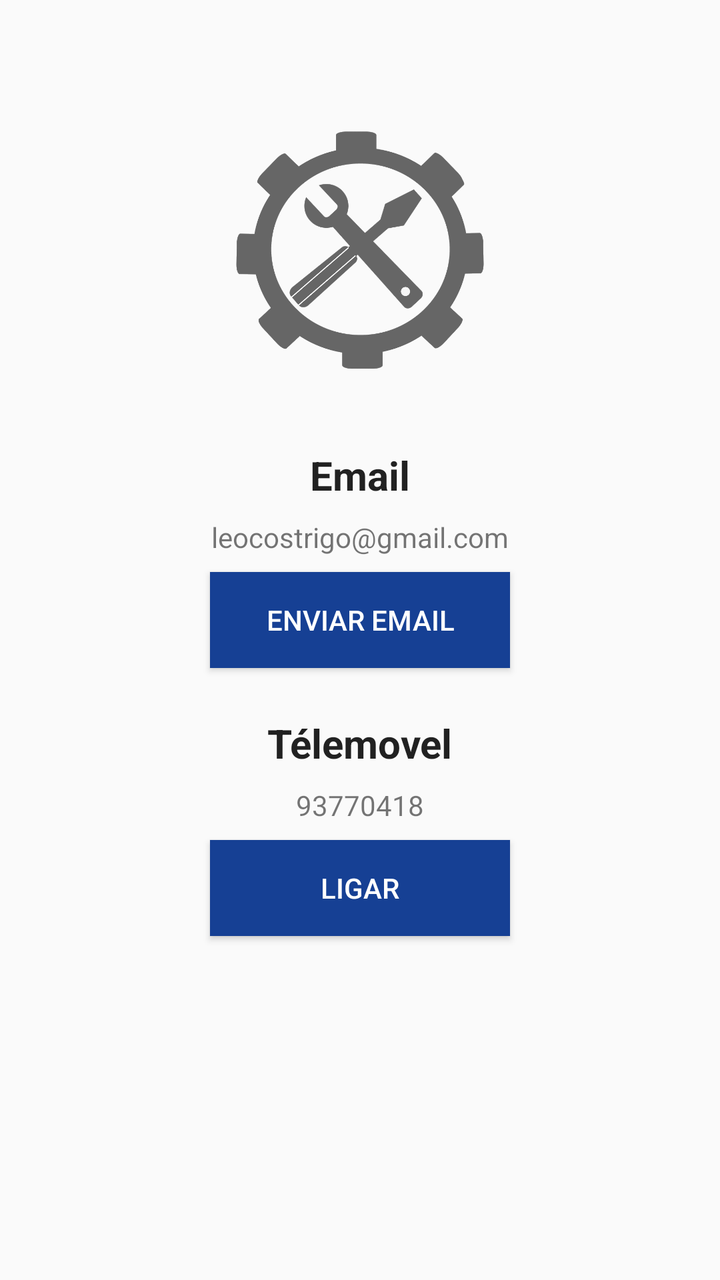
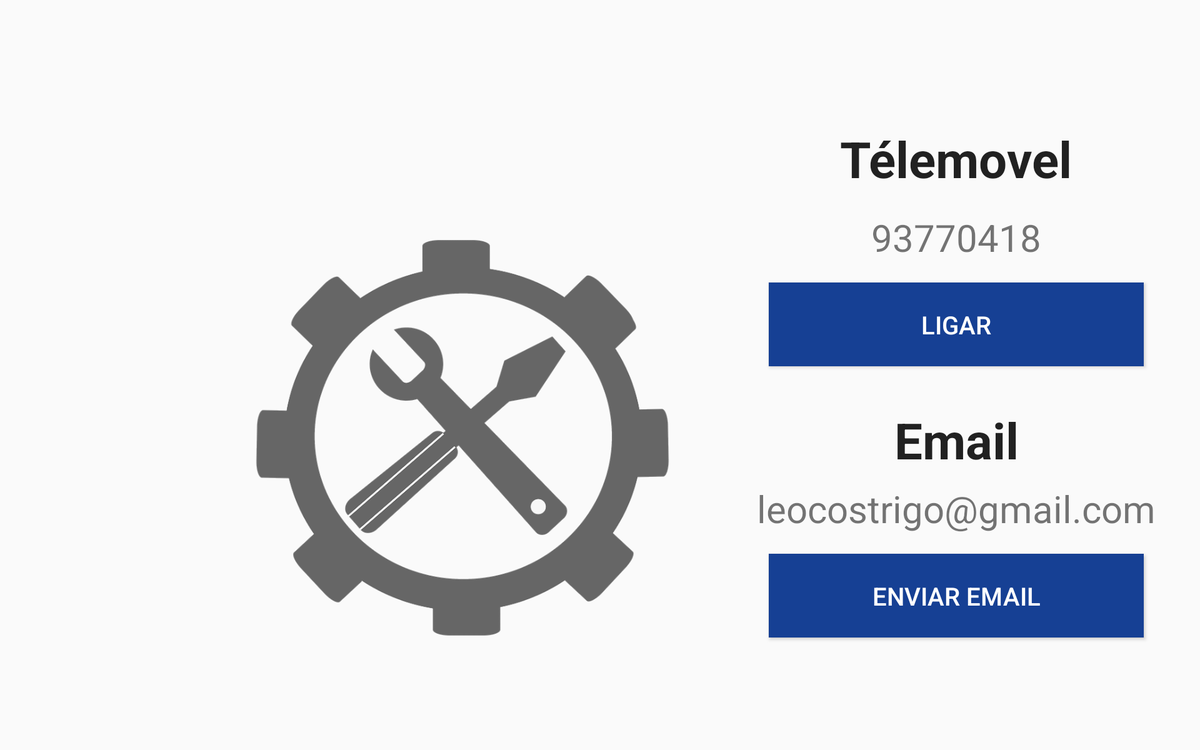

First picture: res/layout/ on a phone held upright. Second picture: the repository's own variant of that layout, on a device whose configuration matches the variant's folder. Source for both follows.
<!-- AndroidManifest.xml: application theme AppTheme -->
<!-- res/layout/fragment_support.xml -->
<?xml version="1.0" encoding="utf-8"?>
<androidx.constraintlayout.widget.ConstraintLayout
    xmlns:android="http://schemas.android.com/apk/res/android"
    xmlns:app="http://schemas.android.com/apk/res-auto"
    android:layout_width="match_parent"
    android:layout_height="match_parent">

    <ImageView
        android:id="@+id/image_suporte"
        android:layout_width="150dp"
        android:layout_height="150dp"
        android:layout_marginTop="50dp"
        android:src="@drawable/sup"
        app:layout_constraintLeft_toLeftOf="parent"
        app:layout_constraintRight_toRightOf="parent"
        app:layout_constraintTop_toTopOf="parent" />

    <TextView
        android:id="@+id/label_telemovel"
        android:layout_width="wrap_content"
        android:layout_height="wrap_content"
        android:layout_marginTop="24dp"
        android:text="@string/telemovel"
        android:textStyle="bold"
        android:textSize="20sp"
        android:textAppearance="@style/TextAppearance.AppCompat.Body1"
        app:layout_constraintLeft_toLeftOf="parent"
        app:layout_constraintRight_toRightOf="parent"
        app:layout_constraintTop_toBottomOf="@+id/button_email"/>

    <TextView
        android:id="@+id/telemovel"
        android:layout_width="wrap_content"
        android:layout_height="wrap_content"
        android:layout_marginTop="8dp"
        android:text="93770418"
        app:layout_constraintLeft_toLeftOf="parent"
        app:layout_constraintRight_toRightOf="parent"
        app:layout_constraintTop_toBottomOf="@id/label_telemovel"/>

    <Button
        android:id="@+id/button_ligar"
        android:layout_width="150dp"
        android:layout_height="wrap_content"
        android:layout_marginTop="8dp"
        android:drawableStart="@drawable/call"
        android:text="@string/call"
        android:drawableTint="#FFF"
        android:padding="10dp"
        android:textColor="#FFF"
        app:layout_constraintLeft_toLeftOf="parent"
        app:layout_constraintRight_toRightOf="parent"
        android:background="#164094"
        app:layout_constraintTop_toBottomOf="@id/telemovel" />


    <TextView
        android:id="@+id/label_email"
        android:layout_width="wrap_content"
        android:layout_height="wrap_content"
        android:layout_marginTop="24dp"
        android:text="Email"
        android:textStyle="bold"
        android:textSize="20sp"
        android:textAppearance="@style/TextAppearance.AppCompat.Body1"
        app:layout_constraintLeft_toLeftOf="parent"
        app:layout_constraintRight_toRightOf="parent"
        app:layout_constraintTop_toBottomOf="@+id/image_suporte" />

    <TextView
        android:id="@+id/email"
        android:layout_width="wrap_content"
        android:layout_height="wrap_content"
        android:layout_marginTop="8dp"
        android:text="leocostrigo@gmail.com"
        app:layout_constraintLeft_toLeftOf="parent"
        app:layout_constraintRight_toRightOf="parent"
        app:layout_constraintTop_toBottomOf="@id/label_email" />

    <Button
        android:id="@+id/button_email"
        android:layout_width="150dp"
        android:layout_height="wrap_content"
        android:layout_marginTop="8dp"
        android:textColor="#FFF"
        android:drawableStart="@drawable/email"
        android:drawableTint="#FFF"
        android:padding="10dp"
        android:text="@string/enviar_email"
        android:background="#164094"
        app:layout_constraintLeft_toLeftOf="parent"
        app:layout_constraintRight_toRightOf="parent"
        app:layout_constraintTop_toBottomOf="@id/email" />

</androidx.constraintlayout.widget.ConstraintLayout>
<!-- resources referenced by this layout -->
<resources>
  <!-- drawable sup: png bitmap (drawable, 93371 bytes) -->
  <string name="call">Ligar</string>
  <string name="enviar_email">Enviar Email</string>
  <string name="telemovel">Télemovel</string>
  <style name="AppTheme" parent="Theme.AppCompat.Light.DarkActionBar">
          
          <item name="colorPrimary">#000</item>
          <item name="colorPrimaryDark">#000</item>
          <item name="colorAccent">#000</item>
      </style>
</resources>
<!-- res/layout-large-land/fragment_support.xml (the repository's variant of the layout above) -->
<!-- drawn on a 7-inch tablet turned sideways -->
<?xml version="1.0" encoding="utf-8"?>
<androidx.constraintlayout.widget.ConstraintLayout
    xmlns:android="http://schemas.android.com/apk/res/android"
    xmlns:app="http://schemas.android.com/apk/res-auto"
    android:layout_width="match_parent"
    android:layout_height="match_parent">

    <ImageView
        android:id="@+id/image_suporte"
        android:layout_width="400dp"
        android:layout_height="400dp"
        android:layout_marginTop="150dp"
        android:layout_marginLeft="170dp"
        android:src="@drawable/sup"
        app:layout_constraintLeft_toLeftOf="parent"
        app:layout_constraintTop_toTopOf="parent" />

    <TextView
        android:id="@+id/label_telemovel"
        android:layout_width="wrap_content"
        android:layout_height="wrap_content"
        android:layout_marginTop="100dp"
        android:text="@string/telemovel"
        android:textStyle="bold"
        android:textSize="40sp"
        android:textAppearance="@style/TextAppearance.AppCompat.Body1"
        app:layout_constraintLeft_toRightOf="@id/image_suporte"
        app:layout_constraintRight_toRightOf="parent"
        app:layout_constraintTop_toTopOf="parent"/>

    <TextView
        android:id="@+id/telemovel"
        android:layout_width="wrap_content"
        android:layout_height="wrap_content"
        android:layout_marginTop="16dp"
        android:textSize="30sp"
        android:text="93770418"
        app:layout_constraintRight_toRightOf="parent"
        app:layout_constraintLeft_toRightOf="@id/image_suporte"
        app:layout_constraintTop_toBottomOf="@id/label_telemovel"/>

    <Button
        android:id="@+id/button_ligar"
        android:layout_width="300dp"
        android:layout_height="wrap_content"
        android:layout_marginTop="16dp"
        android:drawableStart="@drawable/call"
        android:text="@string/call"
        android:drawableTint="#FFF"
        android:textSize="20sp"
        android:padding="20dp"
        android:textColor="#FFF"
        app:layout_constraintLeft_toRightOf="@id/image_suporte"
        app:layout_constraintRight_toRightOf="parent"
        android:background="#164094"
        app:layout_constraintTop_toBottomOf="@id/telemovel" />


    <TextView
        android:id="@+id/label_email"
        android:layout_width="wrap_content"
        android:layout_height="wrap_content"
        android:text="Email"
        android:textStyle="bold"
        android:textSize="40sp"
        android:layout_marginTop="32dp"
        android:textAppearance="@style/TextAppearance.AppCompat.Body1"
        app:layout_constraintLeft_toRightOf="@id/image_suporte"
        app:layout_constraintRight_toRightOf="parent"
        app:layout_constraintTop_toBottomOf="@+id/button_ligar" />

    <TextView
        android:id="@+id/email"
        android:layout_width="wrap_content"
        android:layout_height="wrap_content"
        android:layout_marginTop="8dp"
        android:textSize="30sp"
        android:text="leocostrigo@gmail.com"
        app:layout_constraintLeft_toRightOf="@id/image_suporte"
        app:layout_constraintRight_toRightOf="parent"
        app:layout_constraintTop_toBottomOf="@id/label_email" />

    <Button
        android:id="@+id/button_email"
        android:layout_width="300dp"
        android:layout_height="wrap_content"
        android:layout_marginTop="16dp"
        android:textColor="#FFF"
        android:drawableStart="@drawable/email"
        android:drawableTint="#FFF"
        android:padding="20dp"
        android:text="@string/enviar_email"
        android:background="#164094"
        android:textSize="20sp"
        app:layout_constraintLeft_toRightOf="@id/image_suporte"
        app:layout_constraintRight_toRightOf="parent"
        app:layout_constraintTop_toBottomOf="@id/email" />

</androidx.constraintlayout.widget.ConstraintLayout>
